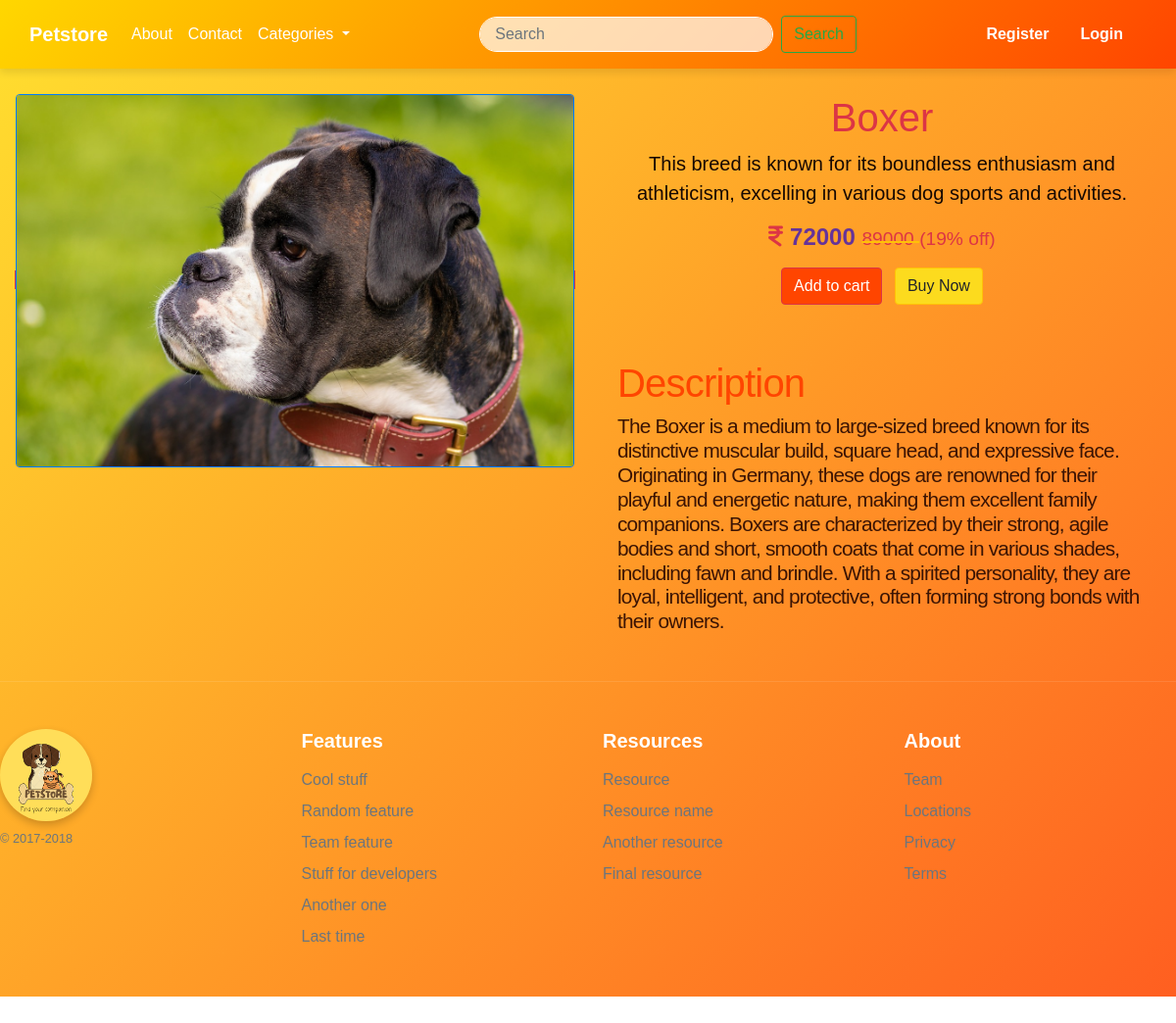
Page /pet_details/2/ on the committed database.
### core/models.py (models this page shows, shortened)
class Pet(models.Model):
    CATEGORY_CHOICES = [
        ('DOG', 'Dog'),
        ('CAT', 'Cat'),
        ('BIRD', 'Bird'),
    ]
    name = models.CharField(max_length=100)
    category = models.CharField(max_length=20, choices=CATEGORY_CHOICES)
    small_description=models.CharField(max_length=300)
    description=models.TextField()
    selling_price = models.IntegerField()
    discounted_price = models.IntegerField()
    percentage = models.IntegerField(default=0)
    price_and_quantity_total = models.IntegerField(default=0)
    pet_image =models.ImageField(upload_to='pet_images')  # As we are using image field we have to intall 'pillow'. And we have to Define MEDIA_URL in settings.py file so that all folder should save in media directory

### core/views.py (the view)
# urls.py: path('pet_details/<int:id>/',views.PetDetailView.as_view(),name='petdetails'),
class PetDetailView(View):
    def get(self,request,id):     # id = It will fetch id of particular pet
        pet = Pet.objects.get(pk=id)
        if pet.discounted_price !=0:    # fetch discount price of particular pet
            percentage = int(((pet.selling_price-pet.discounted_price)/pet.selling_price)*100)
        else:
            percentage = 0
        return render(request,'core/pet_details.html',{'pet':pet,'percentage':percentage})

### core/templates/core/pet_details.html (shortened to what this page needs)
{% extends "core/base.html" %}
{% block content %}
<div class="container petdetails">
    <div class="row">
        <div class="col-sm-6">
                <span class="border border-danger">
                    <img src="{{pet.pet_image.url}}" class="img-fluid rounded border border-primary" alt="Responsive image" >
                </span>
        </div>
        <div class="col-sm-6">
            <div class="container">
                <h1 class="jumbotron-heading text-center text-danger">{{pet.name}}</h1>
                <p class="lead text-center">{{pet.small_description}}</p>
                    <div class="text-center">
                        <h4 class="font-weight-bold pet-discounted-price"><i class="fa-solid fa-indian-rupee-sign text-danger"></i>  {{pet.discounted_price}} <s class="text-warning"> <small class="fw-light rupee text-danger"> {{pet.selling_price}}  </small> </s><small class="text-danger">({{percentage}}% off)</small></h4>
                        <a href="{% url 'addtocart' pet.id %}" class="btn btn-danger my-2 mr-2 add-to-cart">Add to cart</a>
                        <a href="{% url "buynow" pet.id %}" class="btn btn-warning my-2 buy-now"> Buy Now</a>
                    </div>
                <div class="description">
                <h2 class="jumbotron-heading mt-5 pet-description-heading">Description</h2>
                   <div class="pet-description">{{pet.description}}</div>
                </div>
            </div>
        </div>
        </div>
    </div>
{% endblock content %}

### core/static/core/css/core.css (style rules this page uses)
body { background: linear-gradient(135deg, #ffe02f, #ff5c20); transition: background 0.5s ease; font-family: 'Arial', sans-serif; }
.container { max-width: 1200px; margin: auto; border-radius: 15px; }
.lead { font-size: 1.25rem; font-weight: 300; color: #160802; }
.petdetails { margin-top: 8%; }
.pet-discounted-price { color: #663399; }
.pet-description-heading { font-size: 2.5rem; font-weight: 300; line-height: 1.2; letter-spacing: -0.05rem; color: #FF4500; }
.pet-description { font-size: 1.3rem; font-weight: 300; line-height: 1.2; letter-spacing: -0.05rem; color: #3b1404 }
.add-to-cart { background-color: #FF4500; }
.buy-now { background-color: #fcdb1e; }

### rows in the picture
Pet: pet_image (picture), name "Boxer", small_description "This breed is known for its boundless enthusiasm and athleticism, excelling in various dog sports and activities.", discounted_price "72000", selling_price "89000", description "The Boxer is a medium to large-sized breed known for its distinctive muscular build, square head, and expressive face. Originating in Germany, these dogs are renowned for their playful and energetic nature, making them excellent family companions. Boxers are characterized by their strong, agile bodies and short, smooth coats that come in various shades, including fawn and brindle. With a spirited personality, they are loyal, intelligent, and protective, often forming strong bonds with their owners."

### other values in the picture
{{ percentage }} "19"
